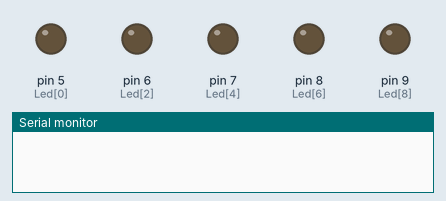
This sketch was run on a simulated Arduino Uno, built with avr-gcc and run on an emulated ATmega328P. Shown: output pins drawn as LEDs (lit = HIGH), the last lines printed to the serial monitor.

Above: at 0.2 s.
At 14.2 s:
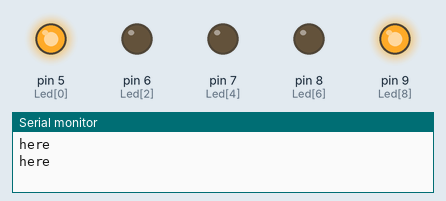
At 20.2 s:
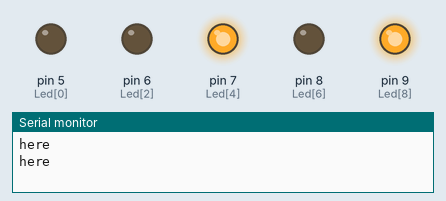
At 31.0 s:
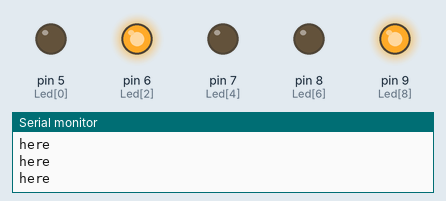
At 39.0 s:
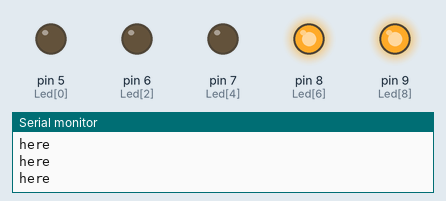
Timing chart, 0 to 52.0 s (numbered marks = the images above):
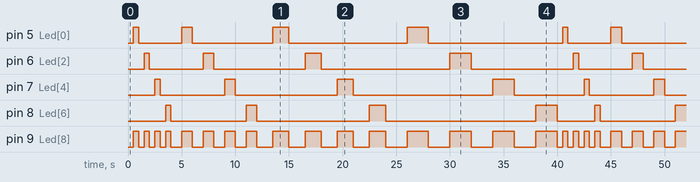

Measured:
- by itself, pin 5 (Led[0]): repeats every 40.0 s: LOW 4.0 s, HIGH 1.0 s, LOW 7.5 s, HIGH 1.5 s, LOW 11.0 s, HIGH 2.0 s, LOW 12.5 s, HIGH 0.50 s
- by itself, pin 6 (Led[2]): repeats every 40.0 s: LOW 5.0 s, HIGH 1.0 s, LOW 8.5 s, HIGH 1.5 s, LOW 12.0 s, HIGH 2.0 s, LOW 9.5 s, HIGH 0.50 s
- by itself, pin 7 (Led[4]): repeats every 40.0 s: LOW 6.0 s, HIGH 1.0 s, LOW 9.5 s, HIGH 1.5 s, LOW 13.0 s, HIGH 2.0 s, LOW 6.5 s, HIGH 0.50 s
- by itself, pin 8 (Led[6]): repeats every 40.0 s: LOW 7.0 s, HIGH 1.0 s, LOW 10.5 s, HIGH 1.5 s, LOW 14.0 s, HIGH 2.0 s, LOW 3.5 s, HIGH 0.50 s
- by itself, pin 9 (Led[8]): moves between LOW and HIGH, repeating every 40.0 s

The sketch:

lab-1-2-3.ino
```cpp
#include <MsTimer2.h>

//int Led[8] = {5, 5, 6, 6, 7, 7, 8, 8}; // Arduino PIN 정의
int Led[9] = {5, 5, 6, 6, 7, 7, 8, 8, 9}; // Arduino PIN 정의


void LedControl() {
  static int counter = 0;
    static int roundCounter = 0;

  static byte output = HIGH; // LED ON/OFF를 결정할 변수
  digitalWrite(Led[counter++], output); // LED ON/OFF 수행
     digitalWrite(Led[8], output); // LED ON/OFF 수행

//   if (roundCounter > 0 ) {
//
//   }   else if (roundCounter > 7 ) {
//   }   else if (roundCounter > 15 ) {
//   }   else if (roundCounter > 23 ) {
//   }


  output = ! output; // 현재와 반대 상태로 전환

  if (counter > 7 ) {
    counter = 0; // 배열 인덱스 초기화
  }
}

void setup() {
  int j;
  int i;
  for (i = 0; i < 9; i++)
    pinMode(Led[i], OUTPUT); // 각 PIN을 출력으로 설정

  for (j = 0; j < 5; j++)
  {
    if (j == 0) {
      MsTimer2::set(500, LedControl); // Timer 설정
      MsTimer2::start(); // Timer 시작
      delay(4000);
    }
    else if (j == 1) {
      MsTimer2::set(1000, LedControl); // Timer 설정
      MsTimer2::start(); // Timer 시작
      delay(8000);
    }
    else if (j == 2) {
      MsTimer2::set(1500, LedControl); // Timer 설정
      MsTimer2::start(); // Timer 시작
      delay(12000);
    }
    else if (j == 3) {
      MsTimer2::set(2000, LedControl); // Timer 설정
      MsTimer2::start(); // Timer 시작
      delay(16000);
    }
    else if (j == 4) {
      j = -1;
    }

    Serial.begin(9600);
    Serial.println("here");
  }

}
void loop() {
//  MsTimer2::set(1000, LedControl_16); // Timer 설정
//  MsTimer2::start(); // Timer
}
```
